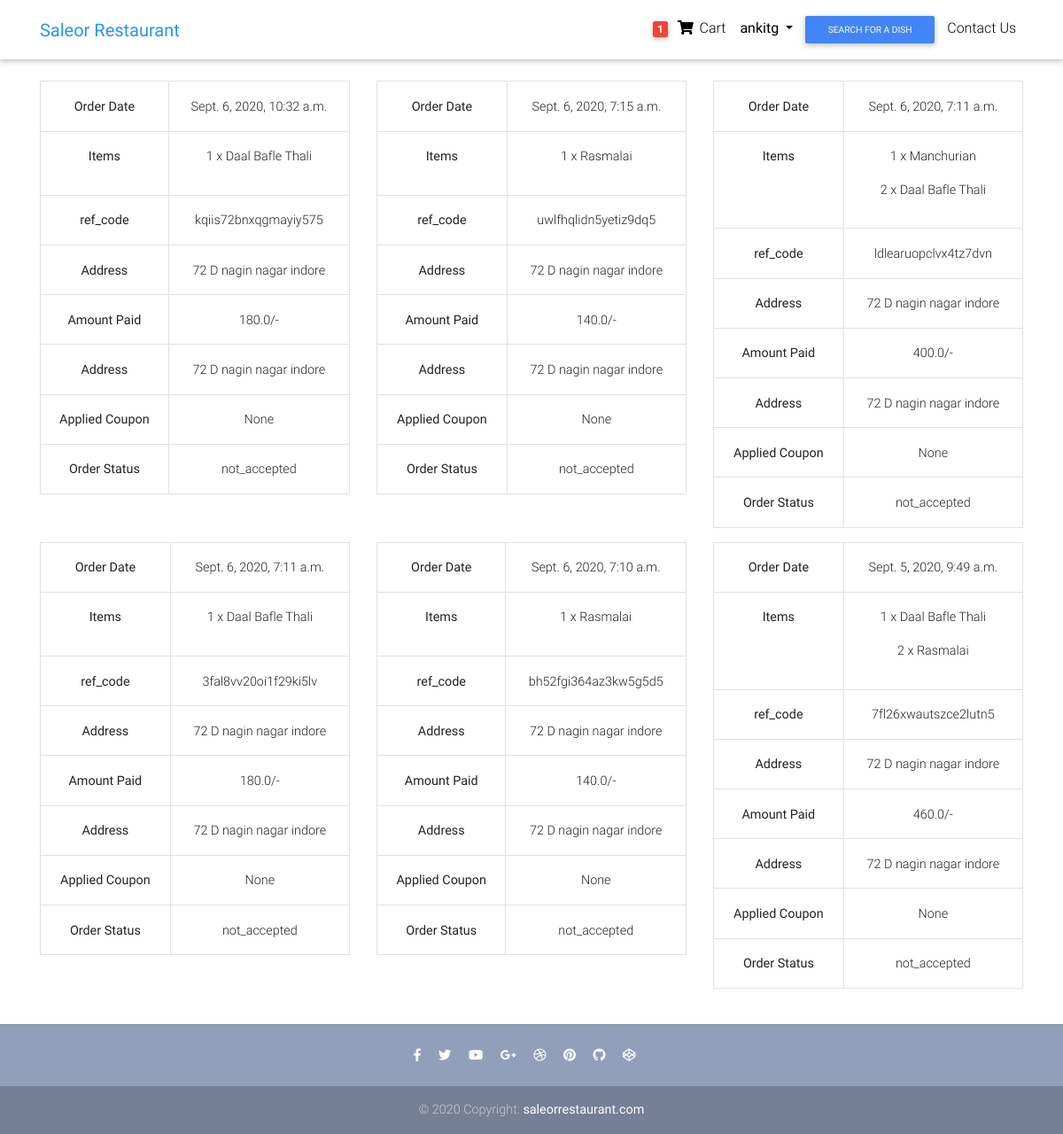
Screenshot of /my-orders (signed in) with the database file from the repository.
### restaurant/models.py (models this page shows, shortened)
class Order(models.Model):
    user = models.ForeignKey(settings.AUTH_USER_MODEL, on_delete=models.CASCADE)
    ref_code = models.CharField(max_length=20, blank=True, null=True)
    items = models.ManyToManyField(OrderItem)
    order_date = models.DateTimeField()
    ordered = models.BooleanField(default=False)
    billing_address = models.ForeignKey('BillingAddress', on_delete=models.SET_NULL, blank=True, null=True)
    payment = models.ForeignKey('Payment', on_delete=models.SET_NULL, blank=True, null=True)
    coupon = models.ForeignKey('Coupon', on_delete=models.SET_NULL, blank=True, null=True)
    status = models.CharField(max_length=50, choices=order_status, default='not_accepted')
    refund_requested = models.BooleanField(default=False)
    refund_granted = models.BooleanField(default=False)
    refund_completed = models.BooleanField(default=False)

class OrderItem(models.Model):
    user = models.ForeignKey(settings.AUTH_USER_MODEL, on_delete=models.CASCADE)
    item = models.ForeignKey(Item, on_delete=models.CASCADE)
    cartitem = models.IntegerField(default=1)
    ordered = models.BooleanField(default=False)
    def __str__(self):
        return f"{self.item.title}"

class Item(models.Model):
    title = models.CharField(max_length=100)
    price = models.FloatField()
    discount_price = models.FloatField(blank=True, null=True)
    veg_or_nonveg = models.CharField(choices=dish_type, max_length=20)
    quantity = models.CharField(choices=quantity, max_length=20)
    image_url = models.URLField()
    slug = models.SlugField()

class BillingAddress(models.Model):
    user = models.ForeignKey(settings.AUTH_USER_MODEL, on_delete=models.CASCADE)
    street_address = models.CharField(max_length=100)
    apartment_address = models.CharField(max_length=100)
    contact_no = models.BigIntegerField(blank=True, null=True)
    country = CountryField(multiple=False)
    zipcode = models.CharField(max_length=10)
    def __str__(self):
        return self.street_address
    class Meta:
        verbose_name_plural = 'Addresses'

class Payment(models.Model):
    stripe_charge_id = models.CharField(max_length=100)
    user = models.ForeignKey(settings.AUTH_USER_MODEL, on_delete=models.SET_NULL, blank=True, null=True)
    amount = models.FloatField()
    timestamp = models.DateTimeField(auto_now_add=True)

### restaurant/views.py (the view)
# urls.py: path('my-orders', views.MyOrdersView.as_view(), name="myOrders"),
class MyOrdersView(LoginRequiredMixin, View):
    def get(self, *args, **kwargs):
        orderitem = Order.objects.filter(
            user=self.request.user, ordered=True)[::-1]
        context = {
            'orderitem': orderitem
        }
        return render(self.request, 'restaurant/my_orders.html', context)

### restaurant/templatetags/cart_template_tags.py (called while the page is built)
@register.filter
def cart_item_count(user):
    if user.is_authenticated:
        queryset = Order.objects.filter(user=user, ordered=False)
        if queryset.exists():
            return queryset[0].items.count()
    return 0

### templates/restaurant/my_orders.html
{% extends "base.html" %}
{% load crispy_forms_tags %}
{% block body %}
<main>
  <div class="container mt-4">
    <section class="mb-4 mt-2">
      <div class="row fadeIn wow">
          {% for item in orderitem %}
          <div class="col-sm-12 col-lg-4">
          <table class="table table-bordered text-dark text-center">
            <tr>
              <th>Order Date</th>
              <td>{{item.order_date}}</td>
            </tr>
            <tr>
              <th>Items</th>
              <td>{% for i in item.items.all %}
                <p> {{i.cartitem}} x {{i}}</p>
                {% endfor %}</td>
            </tr>
            <tr>
              <th>ref_code</th>
              <td>{{item.ref_code}}</td>
            </tr>
            <tr>
              <th>Address</th>
              <td>{{item.billing_address}}</td>
            </tr>
            <tr>
              <th>Amount Paid</th>
              <td>{{item.payment.amount}}/-</td>
            </tr>
            <tr>
              <th>Address</th>
              <td>{{item.billing_address}}</td>
            </tr>
            <tr>
              <th>Applied Coupon</th>
              <td>{{item.coupon}}</td>
            </tr>
            <tr>
              <th>Order Status</th>
              <td>{{item.status}}</td>
            </tr>
          </table>
        </div>
          {% endfor %}
      </div>
    </section>
  </div>
</main>
{% endblock %}

### templates/base.html (shortened to what this page needs)
<!DOCTYPE html>
<html lang="en">
{% load static %}
{% load cart_template_tags %}
{% load socialaccount %}
<head>
  <link rel="stylesheet" href="https://use.fontawesome.com/releases/v5.11.2/css/all.css">
  <link href="{% static 'css/bootstrap.min.css' %}" rel="stylesheet">
  <link href="{% static 'css/mdb.min.css' %}" rel="stylesheet">
  <link href="{% static 'css/style.min.css' %}" rel="stylesheet">
</head>
<body>
  <nav class="navbar navbar-expand-lg navbar-light white scrolling-navbar">
    <div class="container">
      <a class="navbar-brand waves-effect" href="{% url 'restaurant:homePage' %}">
        <strong class="blue-text">Saleor Restaurant</strong>
      </a>
      <div class="collapse navbar-collapse" id="navbarSupportedContent">
        <ul class="navbar-nav">
          {% if request.user.is_authenticated %}
          <li class="nav-item">
            <a class="nav-link" href="{% url 'restaurant:order-summary' %}">
              <span class="badge red z-depth-1 mr-1"> {{request.user|cart_item_count}} </span>
              <i class="fas fa-shopping-cart"></i>
              <span class="clearfix"> Cart </span>
            </a>
          </li>
          <li class="nav-item">
            <div class="dropdown show">
              <a class="nav-link dropdown-toggle" href="#" role="button" id="dropdownMenuLink" data-toggle="dropdown"
                aria-haspopup="true" aria-expanded="false">
                <b>{{request.user.username}}</b>
              </a>
            </div>
          </li>
          {% endif %}
          <li class="nav-item">
            <button type="button" class="btn btn-primary btn-sm" data-toggle="modal" data-target="#exampleModal">
              Search For a Dish
            </button>
          </li>
          <li class="nav-item">
            <a class="nav-link" href="{% url 'restaurant:contact-us' %}">
              <span class="clearfix"> Contact Us </span>
            </a>
          </li>
        </ul>
      </div>
    </div>
  </nav>
  {% block body %}
  {% endblock body %}
  <footer class="page-footer text-center font-small mt-4 wow fadeIn">
    <hr class="my-4">
    <div class="pb-4">
      <a href="#" target="_blank">
        <i class="fab fa-facebook-f mr-3"></i>
      </a>
      <a href="#" target="_blank">
        <i class="fab fa-twitter mr-3"></i>
      </a>
      <a href="#" target="_blank">
        <i class="fab fa-youtube mr-3"></i>
      </a>
      <a href="#" target="_blank">
        <i class="fab fa-google-plus-g mr-3"></i>
      </a>
      <a href="#" target="_blank">
        <i class="fab fa-dribbble mr-3"></i>
      </a>
      <a href="#" target="_blank">
        <i class="fab fa-pinterest mr-3"></i>
      </a>
      <a href="#" target="_blank">
        <i class="fab fa-github mr-3"></i>
      </a>
      <a href="#" target="_blank">
        <i class="fab fa-codepen mr-3"></i>
      </a>
    </div>
    <div class="footer-copyright py-3">
      © 2020 Copyright:
      <a href="/"><b>saleorrestaurant.com</b> </a>
    </div>
  </footer>
  {% load static %}
</body>
</html>

### templates/base.html (style rules this page uses)
html, body, header, .carousel { height: 60vh; }

### rows the page displays
Order: order_date "Sept. 6, 2020, 10:32 a.m.", ref_code "kqiis72bnxqgmayiy575", billing_address "72 D nagin nagar indore", payment.amount "180.0", coupon "None", status "not_accepted"
OrderItem: cartitem "1", item.title "Daal Bafle Thali"
Order: order_date "Sept. 6, 2020, 7:15 a.m.", ref_code "uwlfhqlidn5yetiz9dq5", billing_address "72 D nagin nagar indore", payment.amount "140.0", coupon "None", status "not_accepted"
OrderItem: cartitem "1", item.title "Rasmalai"
Order: order_date "Sept. 6, 2020, 7:11 a.m.", ref_code "ldlearuopclvx4tz7dvn", billing_address "72 D nagin nagar indore", payment.amount "400.0", coupon "None", status "not_accepted"
OrderItem: cartitem "1", item.title "Manchurian"
OrderItem: cartitem "2", item.title "Daal Bafle Thali"
Order: order_date "Sept. 6, 2020, 7:11 a.m.", ref_code "3fal8vv20oi1f29ki5lv", billing_address "72 D nagin nagar indore", payment.amount "180.0", coupon "None", status "not_accepted"
OrderItem: cartitem "1", item.title "Daal Bafle Thali"
Order: order_date "Sept. 6, 2020, 7:10 a.m.", ref_code "bh52fgi364az3kw5g5d5", billing_address "72 D nagin nagar indore", payment.amount "140.0", coupon "None", status "not_accepted"
OrderItem: cartitem "1", item.title "Rasmalai"
Order: order_date "Sept. 5, 2020, 9:49 a.m.", ref_code "7fl26xwautszce2lutn5", billing_address "72 D nagin nagar indore", payment.amount "460.0", coupon "None", status "not_accepted"
OrderItem: cartitem "1", item.title "Daal Bafle Thali"
OrderItem: cartitem "2", item.title "Rasmalai"

### other values shown
{{ request.user|cart_item_count }} "1"
{{ request.user.username }} "ankitg"
